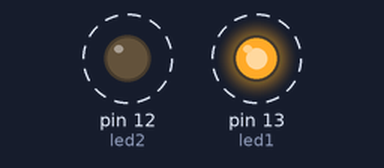
Recording of a sketch running on a simulated Arduino Uno, built with avr-gcc and run on an emulated ATmega328P. On the bench: output pins drawn as LEDs (lit = HIGH). Dashed ring = blinking.

Above: at 0.2 s.
Timing chart, 0 to 3.5 s (numbered marks = the images above):
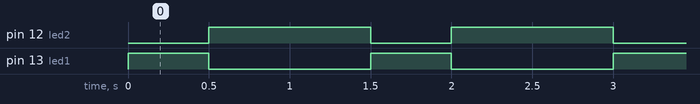

Measured:
- by itself, pin 12 (led2): alternates HIGH for 1.0 s and LOW for 0.50 s
- by itself, pin 13 (led1): alternates HIGH for 0.50 s and LOW for 1.0 s

The sketch:

2LED.ino
```cpp
// Q3 - Alternate Blinking of Two LEDs

const int led1 = 13;
const int led2 = 12;

void setup() {
  pinMode(led1, OUTPUT);
  pinMode(led2, OUTPUT);
}

void loop() {
  // LED1 ON for 500 ms
  digitalWrite(led1, HIGH);
  digitalWrite(led2, LOW);
  delay(500);

  // LED2 ON for 1000 ms
  digitalWrite(led1, LOW);
  digitalWrite(led2, HIGH);
  delay(1000);
}
```
